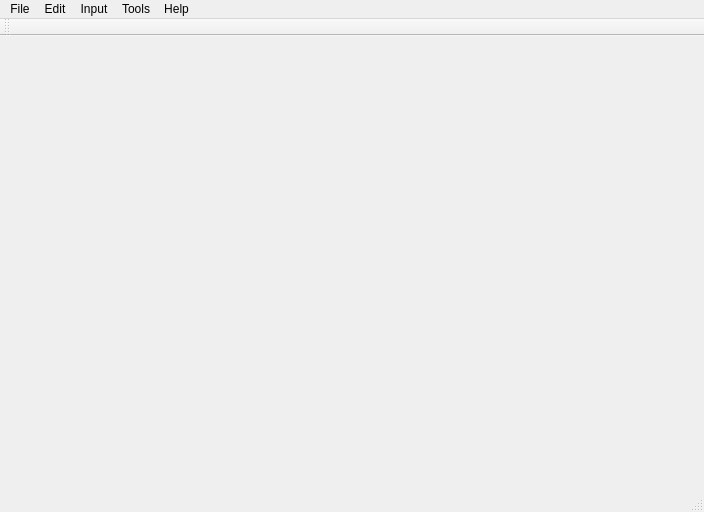
<?xml version="1.0" encoding="UTF-8"?>
<ui version="4.0">
 <class>MainWindow</class>
 <widget class="QMainWindow" name="MainWindow">
  <property name="geometry">
   <rect>
    <x>0</x>
    <y>0</y>
    <width>704</width>
    <height>512</height>
   </rect>
  </property>
  <property name="windowTitle">
   <string>J-PAD</string>
  </property>
  <widget class="QWidget" name="centralwidget"/>
  <widget class="QMenuBar" name="menubar">
   <property name="geometry">
    <rect>
     <x>0</x>
     <y>0</y>
     <width>704</width>
     <height>22</height>
    </rect>
   </property>
   <widget class="QMenu" name="menuFile">
    <property name="title">
     <string>File</string>
    </property>
    <addaction name="actionNewFile"/>
    <addaction name="separator"/>
    <addaction name="actionOpen"/>
    <addaction name="separator"/>
    <addaction name="actionSave"/>
    <addaction name="actionSaveAs"/>
    <addaction name="separator"/>
    <addaction name="actionPrint"/>
    <addaction name="separator"/>
    <addaction name="actionExit"/>
   </widget>
   <widget class="QMenu" name="menuEdit">
    <property name="title">
     <string>Edit</string>
    </property>
    <addaction name="actionReadingToKanji"/>
    <addaction name="separator"/>
    <addaction name="actionCut"/>
    <addaction name="actionCopy"/>
    <addaction name="actionPaste"/>
    <addaction name="separator"/>
    <addaction name="actionSelectAll"/>
    <addaction name="separator"/>
    <addaction name="actionUndo"/>
    <addaction name="actionRedo"/>
   </widget>
   <widget class="QMenu" name="menuHelp">
    <property name="title">
     <string>Help</string>
    </property>
    <addaction name="actionAbout"/>
   </widget>
   <widget class="QMenu" name="menuTools">
    <property name="title">
     <string>Tools</string>
    </property>
    <addaction name="actionDictionary"/>
    <addaction name="separator"/>
    <addaction name="actionPreferences"/>
   </widget>
   <widget class="QMenu" name="menuInput">
    <property name="title">
     <string>Input</string>
    </property>
    <addaction name="actionHiragana"/>
    <addaction name="actionSystem"/>
   </widget>
   <addaction name="menuFile"/>
   <addaction name="menuEdit"/>
   <addaction name="menuInput"/>
   <addaction name="menuTools"/>
   <addaction name="menuHelp"/>
  </widget>
  <widget class="QStatusBar" name="statusbar"/>
  <widget class="QToolBar" name="toolBar">
   <property name="windowTitle">
    <string>toolBar</string>
   </property>
   <attribute name="toolBarArea">
    <enum>TopToolBarArea</enum>
   </attribute>
   <attribute name="toolBarBreak">
    <bool>false</bool>
   </attribute>
  </widget>
  <action name="actionExit">
   <property name="icon">
    <iconset>
     <normaloff>://icons/door_out.png</normaloff>://icons/door_out.png</iconset>
   </property>
   <property name="text">
    <string>E&amp;xit</string>
   </property>
   <property name="toolTip">
    <string>Exit the application.</string>
   </property>
  </action>
  <action name="actionSaveAs">
   <property name="icon">
    <iconset>
     <normaloff>://icons/file_save_as.png</normaloff>://icons/file_save_as.png</iconset>
   </property>
   <property name="text">
    <string>Save As...</string>
   </property>
   <property name="shortcut">
    <string>Ctrl+Shift+S</string>
   </property>
  </action>
  <action name="actionSave">
   <property name="icon">
    <iconset>
     <normaloff>://icons/diskette.png</normaloff>://icons/diskette.png</iconset>
   </property>
   <property name="text">
    <string>Save</string>
   </property>
   <property name="shortcut">
    <string>Ctrl+S</string>
   </property>
  </action>
  <action name="actionOpen">
   <property name="icon">
    <iconset>
     <normaloff>://icons/folder_page_white.png</normaloff>://icons/folder_page_white.png</iconset>
   </property>
   <property name="text">
    <string>Open...</string>
   </property>
   <property name="shortcut">
    <string>Ctrl+O</string>
   </property>
  </action>
  <action name="actionNewFile">
   <property name="icon">
    <iconset>
     <normaloff>://icons/document_empty.png</normaloff>://icons/document_empty.png</iconset>
   </property>
   <property name="text">
    <string>New</string>
   </property>
   <property name="shortcut">
    <string>Ctrl+N</string>
   </property>
  </action>
  <action name="actionDictionary">
   <property name="icon">
    <iconset>
     <normaloff>://icons/book_spelling.png</normaloff>://icons/book_spelling.png</iconset>
   </property>
   <property name="text">
    <string>Dictionary...</string>
   </property>
   <property name="shortcut">
    <string>Ctrl+D</string>
   </property>
  </action>
  <action name="actionReadingToKanji">
   <property name="icon">
    <iconset>
     <normaloff>://icons/reading_to_kanji.png</normaloff>://icons/reading_to_kanji.png</iconset>
   </property>
   <property name="text">
    <string>Reading-to-Kanji</string>
   </property>
   <property name="shortcut">
    <string>F2</string>
   </property>
  </action>
  <action name="actionPreference">
   <property name="text">
    <string>Preference...</string>
   </property>
  </action>
  <action name="actionPreferences">
   <property name="icon">
    <iconset>
     <normaloff>://icons/setting_tools.png</normaloff>://icons/setting_tools.png</iconset>
   </property>
   <property name="text">
    <string>Preferences...</string>
   </property>
   <property name="shortcut">
    <string>Ctrl+.</string>
   </property>
  </action>
  <action name="actionAbout">
   <property name="text">
    <string>About...</string>
   </property>
  </action>
  <action name="actionCut">
   <property name="icon">
    <iconset>
     <normaloff>://icons/cut.png</normaloff>://icons/cut.png</iconset>
   </property>
   <property name="text">
    <string>Cut</string>
   </property>
   <property name="shortcut">
    <string>Ctrl+X</string>
   </property>
  </action>
  <action name="actionCopy">
   <property name="icon">
    <iconset>
     <normaloff>://icons/page_white_copy.png</normaloff>://icons/page_white_copy.png</iconset>
   </property>
   <property name="text">
    <string>Copy</string>
   </property>
   <property name="shortcut">
    <string>Ctrl+C</string>
   </property>
  </action>
  <action name="actionPaste">
   <property name="icon">
    <iconset>
     <normaloff>://icons/paste_plain.png</normaloff>://icons/paste_plain.png</iconset>
   </property>
   <property name="text">
    <string>Paste</string>
   </property>
   <property name="shortcut">
    <string>Ctrl+V</string>
   </property>
  </action>
  <action name="actionSelectAll">
   <property name="text">
    <string>Select All</string>
   </property>
   <property name="shortcut">
    <string>Ctrl+A</string>
   </property>
  </action>
  <action name="actionUndo">
   <property name="icon">
    <iconset>
     <normaloff>://icons/undo.png</normaloff>://icons/undo.png</iconset>
   </property>
   <property name="text">
    <string>Undo</string>
   </property>
  </action>
  <action name="actionRedo">
   <property name="icon">
    <iconset>
     <normaloff>://icons/redo.png</normaloff>://icons/redo.png</iconset>
   </property>
   <property name="text">
    <string>Redo</string>
   </property>
  </action>
  <action name="actionPrint">
   <property name="icon">
    <iconset>
     <normaloff>://icons/printer.png</normaloff>://icons/printer.png</iconset>
   </property>
   <property name="text">
    <string>Print...</string>
   </property>
   <property name="shortcut">
    <string/>
   </property>
  </action>
  <action name="actionHiragana">
   <property name="checkable">
    <bool>true</bool>
   </property>
   <property name="checked">
    <bool>true</bool>
   </property>
   <property name="text">
    <string>Hiragana/Katakana</string>
   </property>
   <property name="shortcut">
    <string>F3</string>
   </property>
  </action>
  <action name="actionSystem">
   <property name="checkable">
    <bool>true</bool>
   </property>
   <property name="text">
    <string>System Locale</string>
   </property>
   <property name="shortcut">
    <string>F4</string>
   </property>
  </action>
 </widget>
 <resources/>
 <connections>
  <connection>
   <sender>actionExit</sender>
   <signal>triggered()</signal>
   <receiver>MainWindow</receiver>
   <slot>close()</slot>
   <hints>
    <hint type="sourcelabel">
     <x>-1</x>
     <y>-1</y>
    </hint>
    <hint type="destinationlabel">
     <x>399</x>
     <y>299</y>
    </hint>
   </hints>
  </connection>
 </connections>
</ui>
